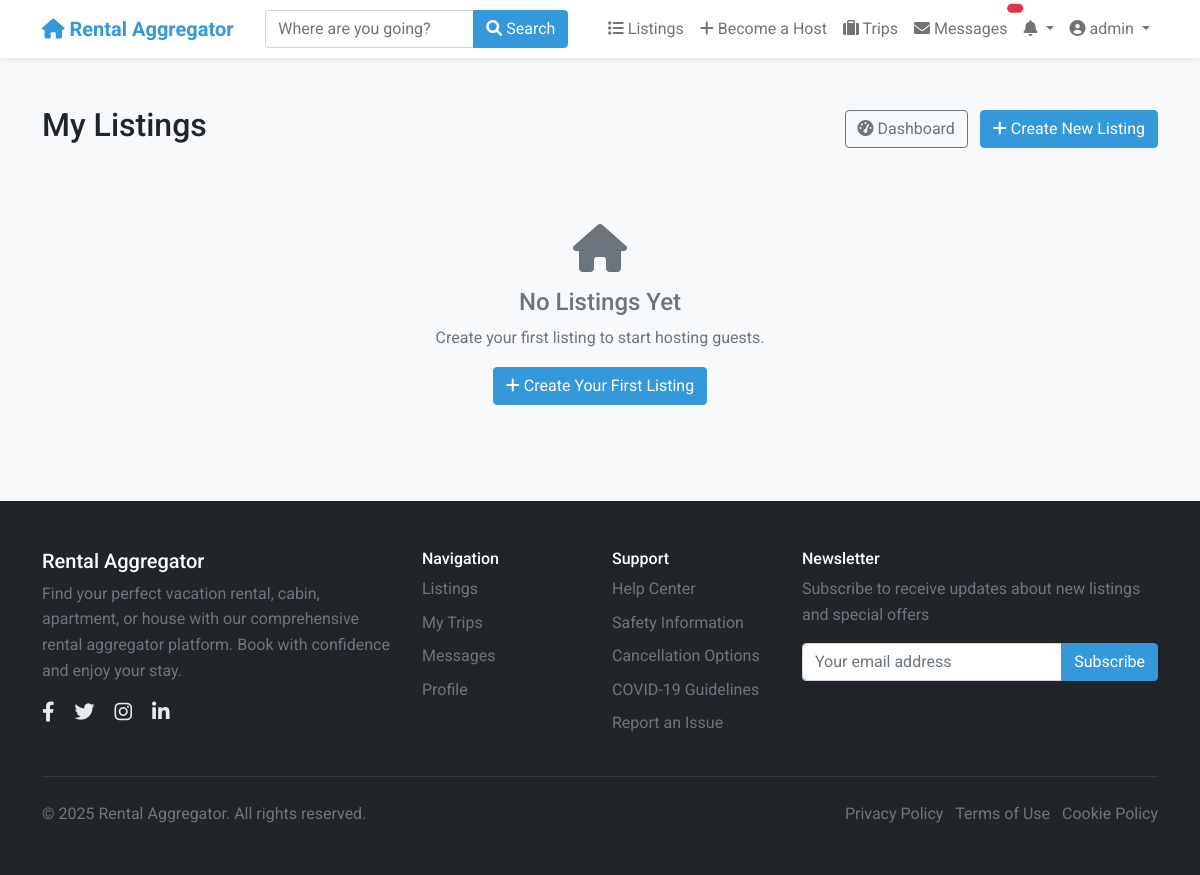
The page /listings/my-listings/ (signed in) on the database as committed earlier.
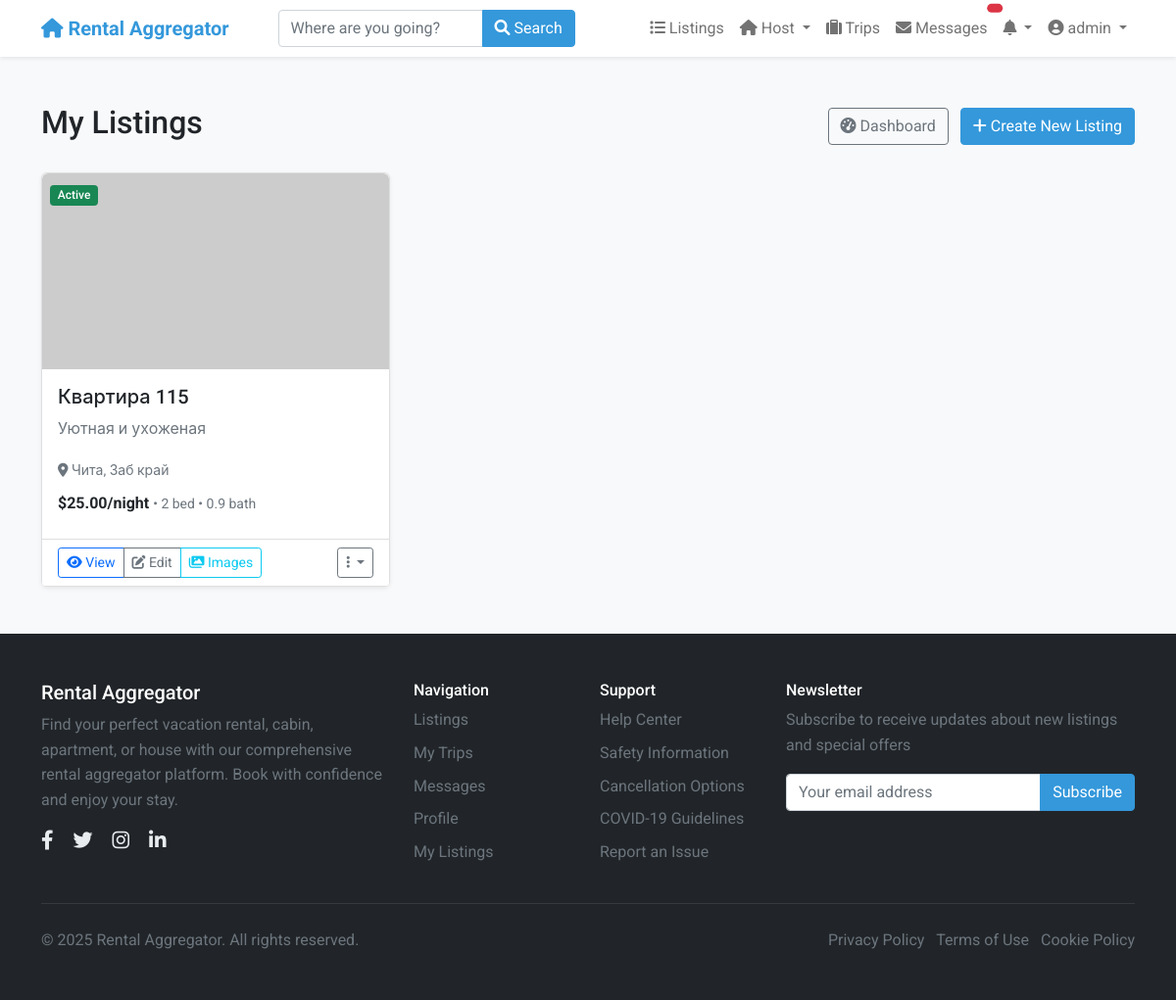
The same page on the database as committed later.
### users/models.py (models this page shows, shortened)
class User(AbstractUser):
    phone_number = models.CharField(_("Phone number"), max_length=20, blank=True)
    profile_picture = models.URLField(_("Profile picture URL"), blank=True)
    bio = models.TextField(_("Bio"), blank=True)
    is_phone_verified = models.BooleanField(_("Phone verified"), default=False)
    is_id_verified = models.BooleanField(_("ID verified"), default=False)
    is_host = models.BooleanField(_("Is host"), default=False)
    is_guest = models.BooleanField(_("Is guest"), default=True)
    ROLE_CHOICES = [
        ('user', _('Regular User')),
        ('host', _('Host')),
        ('moderator', _('Moderator')),
        ('admin', _('Administrator')),
    ]
    role = models.CharField(_("Role"), max_length=20, choices=ROLE_CHOICES, default='user')
    email_notifications = models.BooleanField(_("Email notifications"), default=True)
    sms_notifications = models.BooleanField(_("SMS notifications"), default=False)
    date_joined = models.DateTimeField(_("Date joined"), auto_now_add=True)
    last_updated = models.DateTimeField(_("Last updated"), auto_now=True)
    class Meta:
        verbose_name = _("User")
        verbose_name_plural = _("Users")

### listings/models.py (models this page shows, shortened)
class Listing(models.Model):
    title = models.CharField(_("Title"), max_length=100)
    description = models.TextField(_("Description"))
    address = models.CharField(_("Address"), max_length=255)
    city = models.CharField(_("City"), max_length=100)
    state = models.CharField(_("State/Province"), max_length=100)
    country = models.CharField(_("Country"), max_length=100)
    zip_code = models.CharField(_("ZIP/Postal Code"), max_length=20)
    latitude = models.DecimalField(_("Latitude"), max_digits=10, decimal_places=7, null=True, blank=True)
    longitude = models.DecimalField(_("Longitude"), max_digits=10, decimal_places=7, null=True, blank=True)
    price_per_night = models.DecimalField(_("Price per night"), max_digits=10, decimal_places=2)
    cleaning_fee = models.DecimalField(_("Cleaning fee"), max_digits=10, decimal_places=2, default=0)
    service_fee = models.DecimalField(_("Service fee"), max_digits=10, decimal_places=2, default=0)
    bedrooms = models.PositiveSmallIntegerField(_("Bedrooms"))
    bathrooms = models.DecimalField(_("Bathrooms"), max_digits=3, decimal_places=1)
    accommodates = models.PositiveSmallIntegerField(_("Accommodates"))
    property_type = models.CharField(_("Property type"), max_length=50)
    image_urls = models.JSONField(_("Image URLs"), default=list, null=True, blank=True)
    amenities = models.JSONField(_("Amenities"), default=list)
    house_rules = models.TextField(_("House rules"), blank=True)
    check_in_time = models.TimeField(_("Check-in time"), null=True, blank=True)
    check_out_time = models.TimeField(_("Check-out time"), null=True, blank=True)
    minimum_nights = models.PositiveSmallIntegerField(_("Minimum nights"), default=1)
    maximum_nights = models.PositiveSmallIntegerField(_("Maximum nights"), default=30)
    is_active = models.BooleanField(_("Is active"), default=True)
    is_approved = models.BooleanField(_("Is approved"), default=False)
    host = models.ForeignKey(
        settings.AUTH_USER_MODEL,
        on_delete=models.CASCADE,
        related_name='listings'
    )
    created_at = models.DateTimeField(_("Created at"), auto_now_add=True)
    updated_at = models.DateTimeField(_("Updated at"), auto_now=True)
    class Meta:
        verbose_name = _("Listing")
        verbose_name_plural = _("Listings")
        ordering = ['-created_at', '-id']
        ordering = ['-created_at']
    @property
    def main_image_url(self):
        if self.image_urls and len(self.image_urls) > 0:
            return self.image_urls[0]
        return "https://via.placeholder.com/800x600.png?text=No+Image+Available"
    @property
    def average_rating(self):
        reviews = self.reviews.all()
        if not reviews:
            return None
        return sum(review.rating for review in reviews) / len(reviews)

### listings/views.py (the view)
# urls.py: path('my-listings/', views.HostListingListView.as_view(), name='host_listings'),
class HostListingListView(LoginRequiredMixin, ListView):
    model = Listing
    template_name = 'listings/host_listings.html'
    context_object_name = 'listings'
    def get_queryset(self):
        return Listing.objects.filter(host=self.request.user)

### listings/templates/listings/host_listings.html (shortened to what this page needs)
{% extends 'base.html' %}
{% load static %}
{% block content %}
<div class="container py-4">
    <div class="row">
        <div class="col-12">
            <div class="d-flex justify-content-between align-items-center mb-4">
                <h2>My Listings</h2>
                <div>
                    <a href="{% url 'listings:host_dashboard' %}" class="btn btn-outline-secondary me-2">
                        <i class="fas fa-tachometer-alt"></i> Dashboard
                    </a>
                    <a href="{% url 'listings:listing_create' %}" class="btn btn-primary">
                        <i class="fas fa-plus"></i> Create New Listing
                    </a>
                </div>
            </div>
            {% if listings %}
                <div class="row row-cols-1 row-cols-md-2 row-cols-lg-3 g-4">
                    {% for listing in listings %}
                    <div class="col">
                        <div class="card h-100 shadow-sm">
                            <div class="position-relative">
                                <img src="{{ listing.main_image_url }}" class="card-img-top" alt="{{ listing.title }}" style="height: 200px; object-fit: cover;">
                                <div class="position-absolute top-0 start-0 m-2">
                                    {% if not listing.is_active %}
                                        <span class="badge bg-secondary">Inactive</span>
                                    {% elif not listing.is_approved %}
                                        <span class="badge bg-warning">Pending Approval</span>
                                    {% else %}
                                        <span class="badge bg-success">Active</span>
                                    {% endif %}
                                </div>
                            </div>
                            <div class="card-body">
                                <h5 class="card-title">{{ listing.title }}</h5>
                                <p class="card-text text-muted">{{ listing.description|truncatechars:100 }}</p>
                                <div class="mb-2">
                                    <small class="text-muted">
                                        <i class="fas fa-map-marker-alt"></i> {{ listing.city }}, {{ listing.state }}
                                    </small>
                                </div>
                                <div class="mb-2">
                                    <strong>${{ listing.price_per_night }}/night</strong>
                                    <small class="text-muted">• {{ listing.bedrooms }} bed • {{ listing.bathrooms }} bath</small>
                                </div>
                            </div>
                            <div class="card-footer bg-white">
                                <div class="d-flex justify-content-between align-items-center">
                                    <div class="btn-group" role="group">
                                        <a href="{% url 'listings:listing_detail' pk=listing.pk %}" class="btn btn-sm btn-outline-primary">
                                            <i class="fas fa-eye"></i> View
                                        </a>
                                        <a href="{% url 'listings:listing_update' pk=listing.pk %}" class="btn btn-sm btn-outline-secondary">
                                            <i class="fas fa-edit"></i> Edit
                                        </a>
                                        <a href="{% url 'listings:listing_images' pk=listing.pk %}" class="btn btn-sm btn-outline-info">
                                            <i class="fas fa-images"></i> Images
                                        </a>
                                    </div>
                                    <div class="dropdown">
                                        <button class="btn btn-sm btn-outline-secondary dropdown-toggle" type="button" data-bs-toggle="dropdown">
                                            <i class="fas fa-ellipsis-v"></i>
                                        </button>
                                    </div>
                                </div>
                            </div>
                        </div>
                    </div>
                    {% endfor %}
                </div>
            {% else %}
                <div class="text-center py-5">
                    <i class="fas fa-home fa-3x text-muted mb-3"></i>
                    <h4 class="text-muted">No Listings Yet</h4>
                    <p class="text-muted">Create your first listing to start hosting guests.</p>
                    <a href="{% url 'listings:listing_create' %}" class="btn btn-primary">
                        <i class="fas fa-plus"></i> Create Your First Listing
                    </a>
                </div>
            {% endif %}
        </div>
    </div>
</div>
{% endblock %}

### templates/includes/navbar.html (shortened to what this page needs)
<nav class="navbar navbar-expand-lg navbar-light bg-white shadow-sm">
    <div class="container">
        <a class="navbar-brand" href="{% url 'home' %}">
            <i class="fas fa-home"></i> Rental Aggregator
        </a>
        <div class="collapse navbar-collapse" id="navbarSupportedContent">
            <form class="d-flex mx-auto my-2 my-lg-0" action="{% url 'listings:listing_list' %}" method="get">
                <div class="input-group">
                    <input class="form-control" type="search" name="location" placeholder="Where are you going?"
                           aria-label="Search" value="{{ request.GET.location|default:'' }}">
                    <button class="btn btn-primary" type="submit">
                        <i class="fas fa-search"></i> Search
                    </button>
                </div>
            </form>
            <ul class="navbar-nav ms-auto mb-2 mb-lg-0">
                <li class="nav-item">
                    <a class="nav-link {% if request.resolver_match.url_name == 'listing_list' %}active{% endif %}"
                       href="{% url 'listings:listing_list' %}">
                        <i class="fas fa-list"></i> Listings
                    </a>
                </li>
                {% if user.is_authenticated %}
                    {% if user.is_host %}
                    <li class="nav-item dropdown">
                        <a class="nav-link dropdown-toggle" href="#" id="hostDropdown" role="button"
                           data-bs-toggle="dropdown" aria-expanded="false">
                            <i class="fas fa-home"></i> Host
                        </a>
                    </li>
                    {% else %}
                    <li class="nav-item">
                        <a class="nav-link" href="{% url 'listings:listing_create' %}">
                            <i class="fas fa-plus"></i> Become a Host
                        </a>
                    </li>
                    {% endif %}
                    <li class="nav-item">
                        <a class="nav-link {% if request.resolver_match.url_name == 'user_bookings' %}active{% endif %}"
                           href="{% url 'listings:user_bookings' %}">
                            <i class="fas fa-suitcase"></i> Trips
                        </a>
                    </li>
                    <li class="nav-item">
                        <a class="nav-link position-relative {% if 'chat' in request.path %}active{% endif %}"
                           href="{% url 'chat:conversation_list' %}">
                            <i class="fas fa-envelope"></i> Messages
                            <span id="message-badge" class="position-absolute top-0 start-100 translate-middle badge rounded-pill bg-danger"
                                  hx-get="{% url 'chat:get_unread_count' %}"
                                  hx-trigger="load, every 30s"
                                  hx-swap="innerHTML">
                            </span>
                        </a>
                    </li>
                    <li class="nav-item dropdown">
                        <a class="nav-link dropdown-toggle position-relative" href="#" id="notificationDropdown"
                           role="button" data-bs-toggle="dropdown" aria-expanded="false"
                           onclick="loadNotifications()">
                            <i class="fas fa-bell"></i>
                        </a>
                    </li>
                    <li class="nav-item dropdown">
                        <a class="nav-link dropdown-toggle" href="#" id="userDropdown" role="button"
                           data-bs-toggle="dropdown" aria-expanded="false">
                            {% if user.profile_picture %}
                                <img src="{{ user.profile_picture }}" alt="{{ user.username }}" class="user-avatar sm me-1">
                            {% else %}
                                <i class="fas fa-user-circle"></i>
                            {% endif %}
                            {{ user.username }}
                        </a>
                    </li>
                {% endif %}
            </ul>
        </div>
    </div>
</nav>

Rows that differ between the two databases and show on the page:
changed User "admin": is_host False → True (drawn)
added Listing: is_active "Active", title "Квартира 115", description "Уютная и ухоженая", city "Чита", state "Заб край", price_per_night "25.00", bedrooms "2", bathrooms "0.9"
Other text that changed with them:
text no longer shown: "Become a Host No Listings Yet Create your first listing to start hosting guests. Create Your First Listing"
text now shown: "Host My Listings"
